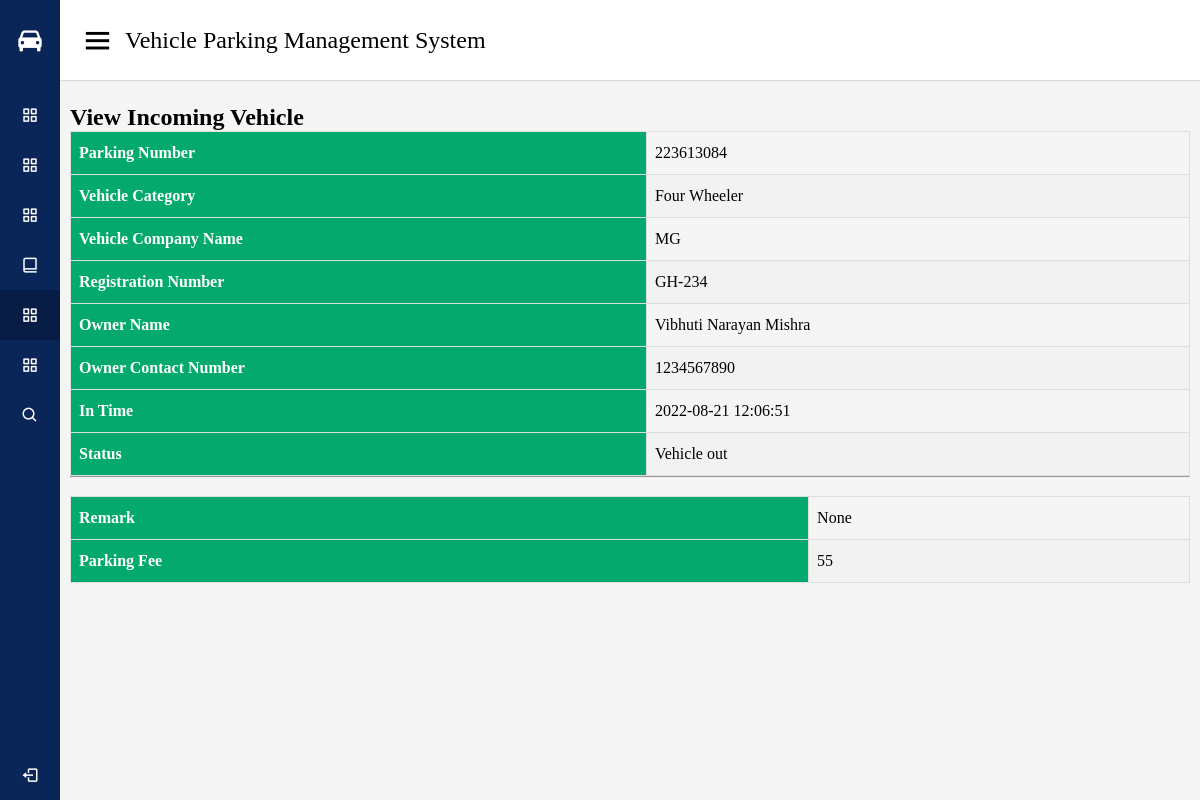
The app's page /admin/dashboard/vmanagein.php?viewid=1 with its own data.
### tables this page shows
CREATE TABLE `tblvehicle` (
  `ID` int(10) NOT NULL,
  `ParkingNumber` varchar(120) DEFAULT NULL,
  `VehicleCategory` varchar(120) NOT NULL,
  `VehicleCompanyname` varchar(120) DEFAULT NULL,
  `RegistrationNumber` varchar(120) DEFAULT NULL,
  `OwnerName` varchar(120) DEFAULT NULL,
  `OwnerContactNumber` bigint(10) DEFAULT NULL,
  `InTime` timestamp NULL DEFAULT current_timestamp(),
  `OutTime` timestamp NULL DEFAULT NULL ON UPDATE current_timestamp(),
  `ParkingCharge` varchar(120) NOT NULL,
  `Remark` mediumtext NOT NULL,
  `Status` varchar(5) NOT NULL
);

### admin/dashboard/vmanagein.php (the view, shortened to what this page needs)
<?php
include('dbconnection.php');
  ?>
<!DOCTYPE html>
<html lang="en" dir="ltr">
  <head>
    <link rel="stylesheet" href="style1.css">
    <link href='https://unpkg.com/boxicons@2.1.2/css/boxicons.min.css' rel='stylesheet'>
   </head>
<body>
  <div class="sidebar">
    <div class="logo-details">
      <i class='bx bxs-car'></i>
      <span class="logo_name">VPMS</span>
    </div>
      <ul class="nav-links">
      <li>
          <a href="dashboard.php">
            <i class='bx bx-grid-alt' ></i>
            <span class="links_name">Dashboard</span>
          </a>
        </li>
	  <li>
          <a href="signup.php ">
            <i class='bx bx-grid-alt' ></i>
            <span class="links_name">Add Category</span>
          </a>
        </li>
        <li>
          <a href="add-vehicle.php">
            <i class='bx bx-grid-alt' ></i>
            <span class="links_name">Add Vehicle</span>
          </a>
        </li>
        <li>
          <a href="manage-category.php">
            <i class='bx bx-book-alt' ></i>
            <span class="links_name">Manage Category</span>
          </a>
        </li>
        <li>
          <a href="managein-vehicle.php" class="active">
            <i class='bx bx-grid-alt' ></i>
            <span class="links_name">Manage In Vehicle</span>
          </a>
        </li>
        <li>
          <a href="manageout-vehicle.php">
            <i class='bx bx-grid-alt' ></i>
            <span class="links_name">Manage Out Vehicle</span>
          </a>
        </li>
        <li>
          <a href="search-vehicle.php">
            <i class='bx bx-search' ></i>
            <span class="links_name">Search</span>
          </a>
        </li>
        <li class="log_out">
          <a href="../login.php">
            <i class='bx bx-log-out bx-fade-left-hover'></i>
            <span class="links_name">Log out</span>
          </a>
        </li>
      </ul>
  </div>
  <section class="home-section">
    <nav>
      <div class="sidebar-button">
        <i class='bx bx-menu sidebarBtn'></i>
        <span class="dashboard">Vehicle Parking Management System</span>
      </div>
    </nav>
    <div class="home-content">
<h2>View Incoming Vehicle</h2>
             <?php
 $cid=$_GET['viewid'];
$ret=mysqli_query($con,"select * from tblvehicle where ID='$cid'");
while ($row=mysqli_fetch_array($ret)) {
?>
<table style="width:100%" id="customers">
 <tr>
                                <th>Parking Number</th>
                                   <td><?php  echo $row['ParkingNumber'];?></td>
                                   </tr>
<tr>
                                <th>Vehicle Category</th>
                                   <td><?php  echo $row['VehicleCategory'];?></td>
                                   </tr>
                                   <tr>
                                <th>Vehicle Company Name</th>
                                   <td><?php  echo $packprice= $row['VehicleCompanyname'];?></td>
                                   </tr>
                                <tr>
                                <th>Registration Number</th>
                                   <td><?php  echo $row['RegistrationNumber'];?></td>
                                   </tr>
                                   <tr>
                                    <th>Owner Name</th>
                                      <td><?php  echo $row['OwnerName'];?></td>
                                  </tr>
                                      <tr>
                                       <th>Owner Contact Number</th>
                                        <td><?php  echo $row['OwnerContactNumber'];?></td>
                                    </tr>
                                    <tr>
                               <th>In Time</th>
                                <td><?php  echo $row['InTime'];?></td>
                            </tr>
                            <tr>
    <th>Status</th>
    <td> <?php
if($row['Status']=="Out")
{
  echo "Vehicle out";
}
     ;?></td>
  </tr>
</table
<br>
<hr>
<br>
 <table  id="customers">
<?php if($row['Status']==""){ ?>
 <form action="" method="post" id="customers" >
  <tr>
    <th>Remark :</th>
    <td>
    <textarea name="remark" placeholder="" rows="12" cols="70"  required="true"></textarea></td>
  </tr>
 <tr>
<th>Parking Charge: </th>
<td>
  <input type="text" name="parkingcharge" id="parkingcharge"  >
</td></tr>
<tr>
    <th>Status :</th>
    <td>
   <select name="status"  required="true" >
     <option value="Out">Outgoing Vehicle</option>
   </select></td>
  </tr>
                                 <tr>  <p style="text-align: center;"><td> <button type="submit" class="button" name="submit" >Update</button></p></td></tr>
                                                               </form>
                            </table>
<?php } else { ?>
    <table  id="customers">
  <tr>
    <th>Remark</th>
    <td><?php echo $row['Remark']; ?></td>
  </tr>
   <tr>
    <th>Parking Fee</th>
   <td><?php echo $row['ParkingCharge']; ?></td>
  </tr>
<?php } ?>
</table>
  <?php } ?>
 </div>
  </section>
</body>
</html>

### admin/dashboard/style1.css (style rules this page uses)
* { margin: 0; padding: 0; box-sizing: border-box; font-family: 'Poppins', sans-serif; }
.sidebar { position: fixed; height: 100%; width: 240px; background: #0A2558; transition: all 0.5s ease; }
.sidebar .logo-details { height: 80px; display: flex; align-items: center; }
.sidebar .logo-details i { font-size: 28px; font-weight: 500; color: #fff; min-width: 60px; text-align: center }
.sidebar .logo-details .logo_name { color: #fff; font-size: 24px; font-weight: 500; }
.sidebar .nav-links { margin-top: 10px; }
.sidebar .nav-links li { position: relative; list-style: none; height: 50px; }
.sidebar .nav-links li a { height: 100%; width: 100%; display: flex; align-items: center; text-decoration: none; transition: all 0.4s ease; }
.sidebar .nav-links li a.active { background: #081D45; }
.sidebar .nav-links li i { min-width: 60px; text-align: center; font-size: 18px; color: #fff; }
.sidebar .nav-links li a .links_name { color: #fff; font-size: 15px; font-weight: 400; white-space: nowrap; }
.sidebar .nav-links .log_out { position: absolute; bottom: 0; width: 100%; }
.home-section { position: relative; background: #f5f5f5; min-height: 100vh; width: calc(100% - 240px); left: 240px; transition: all 0.5s ease; }
.home-section nav { display: flex; justify-content: space-between; height: 80px; background: #fff; display: flex; align-items: center; position: fixed; width: calc(100% - 240px); left: 240px; z-index: 100; padding: 0 20px; box-shadow: 0 1px 1px rgba(0, 0, 0, 0.1); transition: all 0.5s ease; }
.home-section nav .sidebar-button { display: flex; align-items: center; font-size: 24px; font-weight: 500; }
nav .sidebar-button i { font-size: 35px; margin-right: 10px; }
.home-section .home-content { position: relative; padding-top: 104px; padding-left: 10px; padding-right: 10px }
@media (max-width: 1240px) { .sidebar { width: 60px; } }
@media (max-width: 1240px) { .home-section { width: calc(100% - 60px); left: 60px; } }
@media (max-width: 1240px) { .home-section nav { width: calc(100% - 60px); left: 60px; } }

### admin/dashboard/vmanagein.php (style rules this page uses)
html * { font-family: Comic Sans MS, Comic Sans; }
#customers { font-family: Arial, Helvetica, sans-serif; border-collapse: collapse; width: 100%; }
#customers td, #customers th { border: 1px solid #ddd; padding: 8px; }
#customers tr:nth-child(even) { background-color: #f2f2f2; }
#customers th { padding-top: 12px; padding-bottom: 12px; text-align: left; background-color: #04AA6D; color: white; }

### records on screen
tblvehicle: ParkingNumber "223613084", VehicleCategory "Four Wheeler", VehicleCompanyname "MG", RegistrationNumber "GH-234", OwnerName "Vibhuti Narayan Mishra", OwnerContactNumber "1234567890", InTime "2022-08-21 12:06:51", Status "Vehicle out", Remark "None", ParkingCharge "55"
